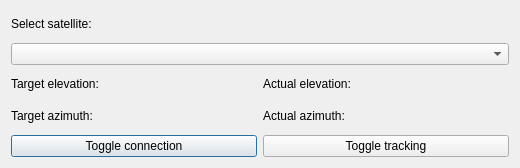
<?xml version="1.0" encoding="UTF-8"?>
<ui version="4.0">
 <class>Dialog</class>
 <widget class="QDialog" name="Dialog">
  <property name="geometry">
   <rect>
    <x>0</x>
    <y>0</y>
    <width>520</width>
    <height>168</height>
   </rect>
  </property>
  <property name="windowTitle">
   <string>Rotator interface</string>
  </property>
  <layout class="QGridLayout" name="gridLayout">
   <item row="3" column="1">
    <widget class="QLabel" name="actualAlt">
     <property name="text">
      <string>Actual elevation:</string>
     </property>
    </widget>
   </item>
   <item row="5" column="0">
    <widget class="QPushButton" name="toggleConnection">
     <property name="text">
      <string>Toggle connection</string>
     </property>
    </widget>
   </item>
   <item row="3" column="0">
    <widget class="QLabel" name="targetAlt">
     <property name="text">
      <string>Target elevation:</string>
     </property>
    </widget>
   </item>
   <item row="2" column="0" colspan="2">
    <widget class="QComboBox" name="selectSat"/>
   </item>
   <item row="5" column="1">
    <widget class="QPushButton" name="toggleTracking">
     <property name="text">
      <string>Toggle tracking</string>
     </property>
    </widget>
   </item>
   <item row="1" column="0" colspan="2">
    <widget class="QLabel" name="label">
     <property name="text">
      <string>Select satellite:</string>
     </property>
    </widget>
   </item>
   <item row="4" column="0">
    <widget class="QLabel" name="targetAz">
     <property name="text">
      <string>Target azimuth:</string>
     </property>
    </widget>
   </item>
   <item row="4" column="1">
    <widget class="QLabel" name="actualAz">
     <property name="text">
      <string>Actual azimuth:</string>
     </property>
    </widget>
   </item>
  </layout>
 </widget>
 <resources/>
 <connections/>
</ui>
